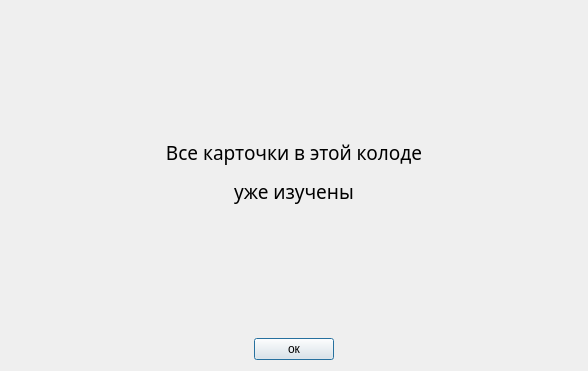
<?xml version="1.0" encoding="UTF-8"?>
<ui version="4.0">
 <class>InfoWindow</class>
 <widget class="QDialog" name="InfoWindow">
  <property name="geometry">
   <rect>
    <x>0</x>
    <y>0</y>
    <width>588</width>
    <height>371</height>
   </rect>
  </property>
  <property name="windowTitle">
   <string>Information</string>
  </property>
  <layout class="QVBoxLayout" name="verticalLayout">
   <item>
    <spacer name="verticalSpacer_2">
     <property name="orientation">
      <enum>Qt::Vertical</enum>
     </property>
     <property name="sizeHint" stdset="0">
      <size>
       <width>20</width>
       <height>40</height>
      </size>
     </property>
    </spacer>
   </item>
   <item>
    <widget class="QLabel" name="infoLabel">
     <property name="font">
      <font>
       <family>Amiri</family>
       <pointsize>14</pointsize>
      </font>
     </property>
     <property name="text">
      <string>&lt;html&gt;&lt;head/&gt;&lt;body&gt;&lt;p&gt;Все карточки в этой колоде&lt;/p&gt;&lt;p&gt;уже изучены&lt;/p&gt;&lt;/body&gt;&lt;/html&gt;</string>
     </property>
     <property name="alignment">
      <set>Qt::AlignCenter</set>
     </property>
    </widget>
   </item>
   <item>
    <spacer name="verticalSpacer">
     <property name="orientation">
      <enum>Qt::Vertical</enum>
     </property>
     <property name="sizeHint" stdset="0">
      <size>
       <width>20</width>
       <height>40</height>
      </size>
     </property>
    </spacer>
   </item>
   <item>
    <layout class="QHBoxLayout" name="horizontalLayout">
     <item>
      <spacer name="horizontalSpacer">
       <property name="orientation">
        <enum>Qt::Horizontal</enum>
       </property>
       <property name="sizeHint" stdset="0">
        <size>
         <width>40</width>
         <height>20</height>
        </size>
       </property>
      </spacer>
     </item>
     <item>
      <widget class="QPushButton" name="actionButton">
       <property name="text">
        <string>ок</string>
       </property>
      </widget>
     </item>
     <item>
      <spacer name="horizontalSpacer_2">
       <property name="orientation">
        <enum>Qt::Horizontal</enum>
       </property>
       <property name="sizeHint" stdset="0">
        <size>
         <width>40</width>
         <height>20</height>
        </size>
       </property>
      </spacer>
     </item>
    </layout>
   </item>
  </layout>
 </widget>
 <resources/>
 <connections/>
</ui>
